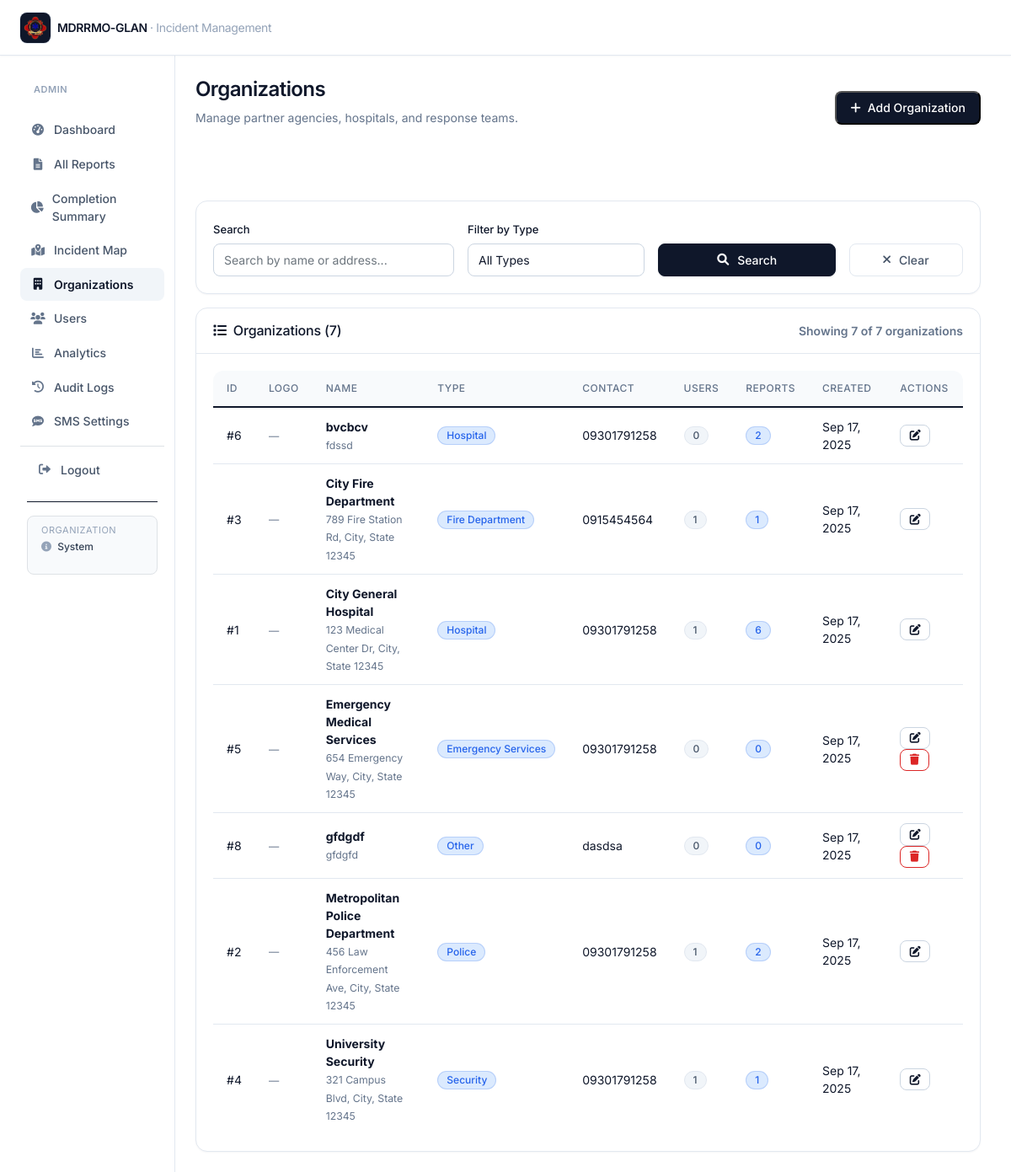
Before: /organizations/index.php (signed in) with the older database file.
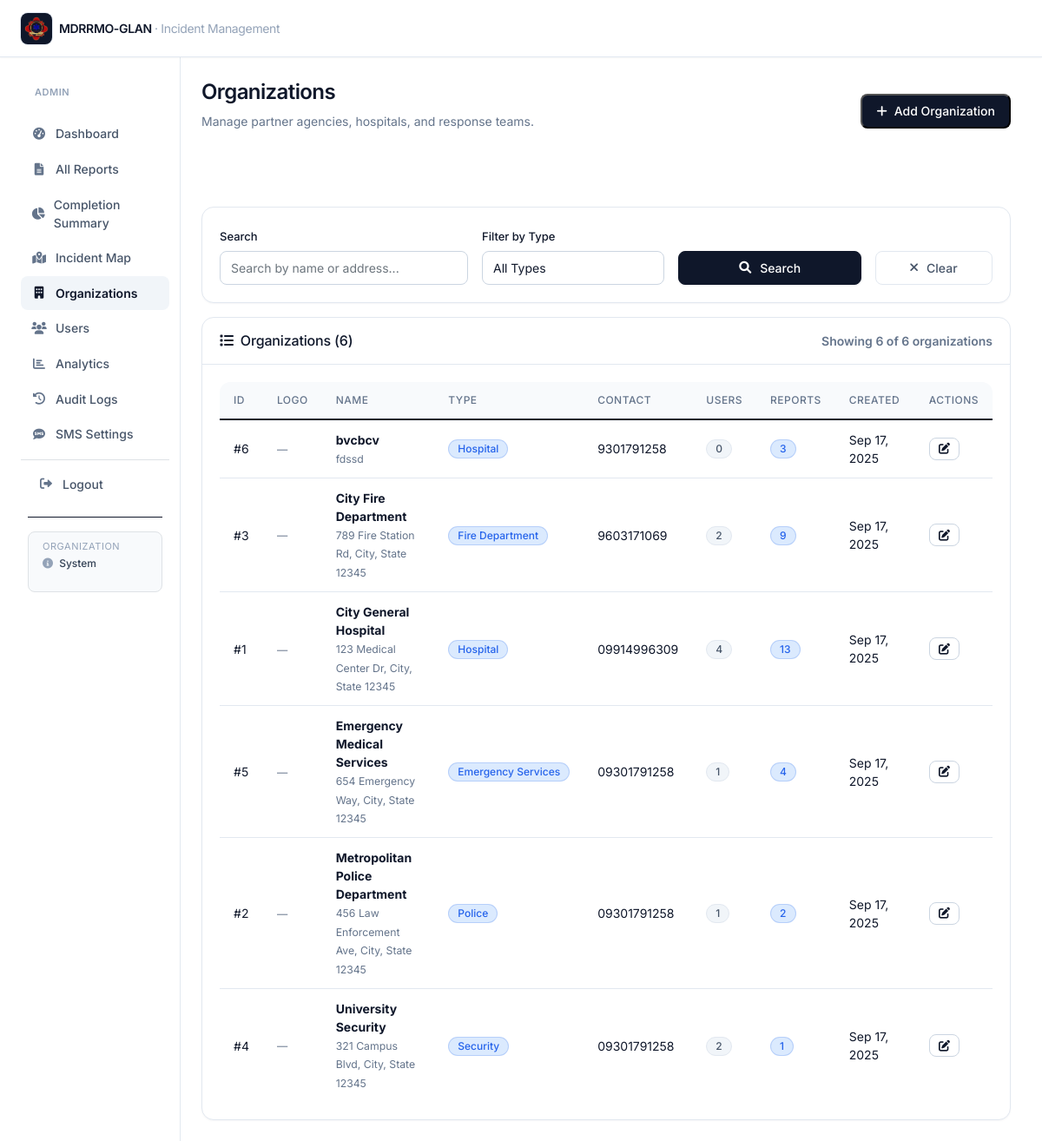
After: the same page with the newer database file.
### tables this page shows
CREATE TABLE IF NOT EXISTS `organizations` (
  `id` int NOT NULL AUTO_INCREMENT,
  `org_name` varchar(255) NOT NULL,
  `org_type` enum('Hospital','Police','Fire Department','Security','Emergency Services') NOT NULL,
  `contact_number` varchar(20) DEFAULT NULL,
  `address` text,
  `latitude` decimal(10,8) DEFAULT NULL,
  `longitude` decimal(11,8) DEFAULT NULL,
  `created_at` timestamp NULL DEFAULT CURRENT_TIMESTAMP,
  PRIMARY KEY (`id`)
);

### config/config.php (called while the page is built, shortened)
<?php
function format_date($date)
{
    return date('M d, Y', strtotime($date));
}
?>

### organizations/index.php (the view, shortened to what the changed rows need)
<?php
require_once '../config/config.php';
include '../views/header.php';
$database = new Database();
$db = $database->getConnection();
$page = max(1, (int)($_GET['page'] ?? 1));
$per_page = 10;
$offset = ($page - 1) * $per_page;
$where_conditions = [];
$params = [];
$where_clause = !empty($where_conditions) ? "WHERE " . implode(" AND ", $where_conditions) : "";
$count_query = "SELECT COUNT(*) as total FROM organizations o $where_clause";
$count_stmt = $db->prepare($count_query);
$count_stmt->execute($params);
$total_records = $count_stmt->fetch()['total'];
$query = "SELECT o.*,
          COUNT(DISTINCT u.id) as user_count,
          COUNT(DISTINCT ir.id) as report_count
          FROM organizations o
          LEFT JOIN users u ON o.id = u.organization_id
          LEFT JOIN incident_reports ir ON o.id = ir.organization_id
          $where_clause
          GROUP BY o.id
          ORDER BY o.org_name
          LIMIT $per_page OFFSET $offset";
$stmt = $db->prepare($query);
$stmt->execute($params);
$organizations = $stmt->fetchAll();
?>
<div class="container-fluid">
    <div class="row g-0">
        <main class="col-md-9 ms-sm-auto col-lg-10 main-content">
            <div class="flex flex-col sm:flex-row sm:items-center sm:justify-between gap-3 pb-5 mb-6 border-b border-slate-200">
                <div>
                    <h1 class="text-2xl font-semibold tracking-tight text-slate-900">Organizations</h1>
                </div>
            </div>
            <div class="card">
                <div class="card-header d-flex justify-content-between align-items-center">
                    <h6 class="mb-0">
                        <i class="fas fa-list me-2"></i>Organizations (<?php echo $total_records; ?>)
                    </h6>
                    <small class="text-muted">
                        Showing <?php echo count($organizations); ?> of <?php echo $total_records; ?> organizations
                    </small>
                </div>
                <div class="card-body">
                    <div class="table-responsive">
                        <table class="table table-hover">
                            <thead>
                                <tr>
                                    <th>ID</th>
                                    <th>Logo</th>
                                    <th>Name</th>
                                    <th>Type</th>
                                    <th>Contact</th>
                                    <th>Users</th>
                                    <th>Reports</th>
                                    <th>Created</th>
                                    <th>Actions</th>
                                </tr>
                            </thead>
                            <tbody>
                                <?php foreach ($organizations as $org): ?>
                                <tr>
                                    <td>#<?php echo $org['id']; ?></td>
                                    <td>
                                        <?php if (!empty($org['logo_path'] ?? null)): ?>
                                            <img src="<?php echo htmlspecialchars(BASE_URL . ($org['logo_path'] ?? '')); ?>" alt="" width="40" height="40" class="rounded-lg border border-slate-200 object-contain bg-white" style="max-height:40px">
                                        <?php else: ?>
                                            <span class="text-muted small">—</span>
                                        <?php endif; ?>
                                    </td>
                                    <td>
                                        <strong><?php echo htmlspecialchars($org['org_name']); ?></strong>
                                        <?php if ($org['address']): ?>
                                        <br><small class="text-muted"><?php echo htmlspecialchars($org['address']); ?></small>
                                        <?php endif; ?>
                                    </td>
                                    <td>
                                        <span class="badge bg-info"><?php echo $org['org_type'] ?: 'Other'; ?></span>
                                    </td>
                                    <td><?php echo htmlspecialchars($org['contact_number']); ?></td>
                                    <td>
                                        <span class="badge bg-secondary"><?php echo $org['user_count']; ?></span>
                                    </td>
                                    <td>
                                        <span class="badge bg-primary"><?php echo $org['report_count']; ?></span>
                                    </td>
                                    <td><?php echo format_date($org['created_at']); ?></td>
                                    <td>
                                        <button type="button" class="btn btn-sm btn-outline-primary"
                                            onclick="editOrganization(<?php echo htmlspecialchars(json_encode($org)); ?>)">
                                            <i class="fas fa-edit"></i>
                                        </button>
                                        <?php if ($org['user_count'] == 0 && $org['report_count'] == 0): ?>
                                        <button type="button" class="btn btn-sm btn-outline-danger"
                                            onclick="deleteOrganization(<?php echo $org['id']; ?>, '<?php echo htmlspecialchars($org['org_name']); ?>')">
                                            <i class="fas fa-trash"></i>
                                        </button>
                                        <?php endif; ?>
                                    </td>
                                </tr>
                                <?php endforeach; ?>
                            </tbody>
                        </table>
                    </div>
                </div>
            </div>
        </main>
    </div>
</div>
<?php include '../views/footer.php'; ?>

Changed rows visible on the page:
removed organizations: id "8", org_name "gfdgdf", address "gfdgfd", org_type "Other", contact_number "dasdsa", user_count "0", report_count "0", created_at "Sep 17, 2025"
changed organizations "bvcbcv": contact_number "09301791258" → "9301791258"; report_count "2" → "3"
changed organizations "City Fire Department": contact_number "0915454564" → "9603171069"; user_count "1" → "2"; report_count "1" → "9"
changed organizations "City General Hospital": contact_number "09301791258" → "09914996309"; user_count "1" → "4"; report_count "6" → "13"
computed for organizations "Emergency Medical Services": user_count "0" → "1"; report_count "0" → "4"
computed for organizations "University Security": user_count "1" → "2"
Other visible differences:
$total_records: "7" → "6"
count($organizations): "7" → "6"
